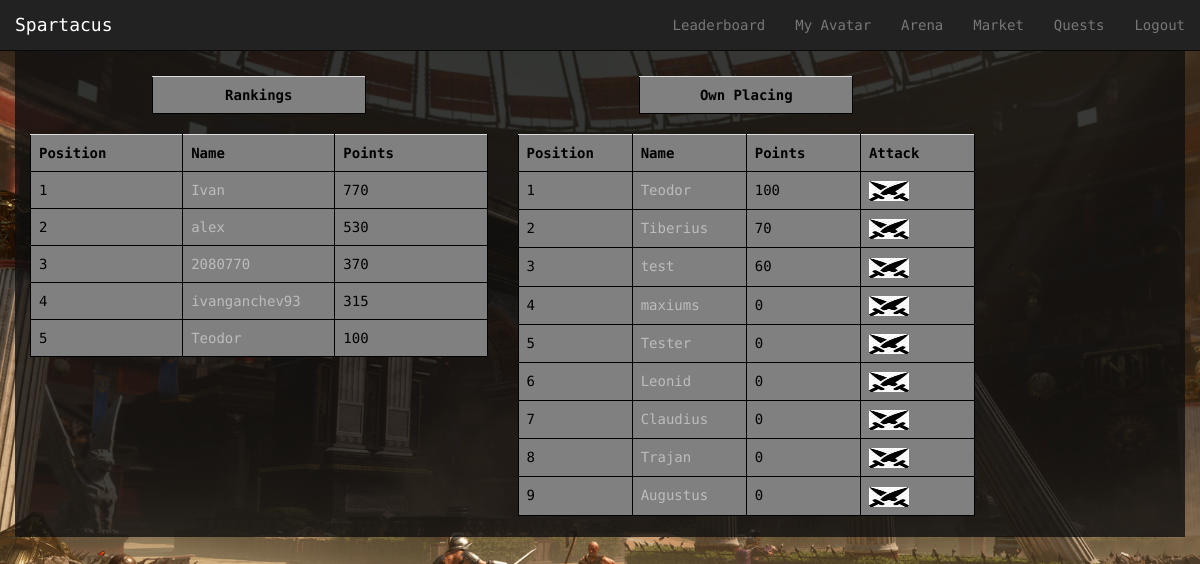
Screenshot of /Spartacus/arena/ (signed in) with the database file from the repository.
### Spartacus/models.py (models this page shows, shortened)
class Avatar(models.Model):
    user = models.OneToOneField(User)
    picture = models.ImageField(upload_to='profile_images', blank=True)
    cash = models.IntegerField(default = 1000)
    attack = models.IntegerField(default= 10)
    deffence = models.IntegerField(default= 10)
    strength = models.IntegerField(default= 10)
    agility = models.IntegerField(default= 10)
    intelligence = models.IntegerField(default = 10)
    victories = models.IntegerField(default = 0)
    points = models.IntegerField(default = 0) # for ranking...every time a gladiator fights get some amount of points

### Spartacus/views.py (the view, shortened to what this page needs)
@login_required
def arena(request):
    context_dict = {}
    try:
        avatars = Avatar.objects.order_by('-points')[:5]
        context_dict['avatars'] = avatars
    except:
        print "Query fail leaderboard"
    timePassed = True
    fightStartedAt = request.session.get("fightStartedAt")
    if timePassed:
        user = request.user
        try:
            opponents = Avatar.objects.exclude(user = user).order_by('-points')
            you = Avatar.objects.get(user = user)
            relevant_opponents = []
            for opponent in opponents:
                point_difference = int(opponent.points) - int(you.points)
                if point_difference < 200 and point_difference > - 200:
                    relevant_opponents += [opponent]
            context_dict['opponents'] = relevant_opponents
        except:
            print "Query fail Arena"
    context_dict['time_passed']=timePassed
    return render(request, 'Spartacus/arena.html', context_dict)

### templates/Spartacus/arena.html (shortened to what this page needs)
{% extends 'Spartacus/base.html' %}
{% load staticfiles %}
{% block body_block %}
<div class="container">
{% if time_passed %}
	<div class="row" id="split">
	</div>
	<div class="row">
		<div class="col-xs-5">
			<div class="row">
				<div class="col-xs-6 col-xs-offset-3">
					<table class="table">
						<th style="text-align: center">Rankings</th>
					</table>
				</div>
			</div>
			<table class="table">
				<th>Position</th>
				<th>Name</th>
				<th>Points</th>
				{% for avatar in avatars %}
					<tr id="rank">
					<td></td>
					<td><a href="{% url 'avatar_view' avatar.user.username %}">{{ avatar.user.username}} </a></td>
					<td>{{avatar.points}}</td>
					</tr>
				{% endfor %}
			</table>
            <div class="col-xs-12">
            </div>
		</div>
        <div class="col-xs-5">
			<div class="row">
				<div class="col-xs-6 col-xs-offset-3">
					<table class="table">
						<th style="text-align: center">Own Placing</th>
					</table>
				</div>
			</div>
			<table class="table">
				<th>Position</th>
				<th>Name</th>
				<th>Points</th>
                <th>Attack</th>
				{% for opponent in opponents %}
					<tr id="rank">
					<td></td>
					<td><a href="{% url 'avatar_view' opponent.user.username %}">{{ opponent.user.username}} </a></td>
					<td>{{opponent.points}}</td>
                    <td><a href="{% url 'battle' opponent.user.username %}">
                        <img src = "{% static 'images/attack.jpg' %}" width = "40" height = "20">
                    </a></td>
					</tr>
				{% endfor %}
			</table>
            <div class="col-xs-12">
            </div>
		</div>
	</div>
{% else %}
        <div align="center"><h2>Please wait for {{ time_left }} seconds.</h2></div>
{% endif %}
</div>
{% endblock %}

### static/css/styles.css (style rules this page uses)
html,body { height: 100%; font-family: 'Droid Sans Mono', sans-serif; }
body { padding-top: 51px; background: #1E1E1E; color: #f9f9f9; }
a { color:#bcbcbc; }

### static/css/mystyles.css (style rules this page uses)
table { table-layout: fixed; }
table,th, td, tr { background-color: grey; color: black; border: 1px solid black; white-space: nowrap; overflow: hidden; text-overflow: ellipsis; }
div#split { height: 25px; }
div.container { background: rgba(15,15,15, 0.8)!important; }

### templates/Spartacus/arena.html (style rules this page uses)
table { counter-reset: rowNumber; }
#rank { counter-increment: rowNumber; }
table tr td:first-child::before { content: counter(rowNumber); min-width: 1em; margin-right: 0.5em; }

### rows the page displays
Avatar: user.username "Ivan", points "770"
Avatar: user.username "alex", points "530"
Avatar: user.username "2080770", points "370"
Avatar: user.username "ivanganchev93", points "315"
Avatar: user.username "Teodor", points "100"
Avatar: user.username "Tiberius", points "70"
Avatar: user.username "test", points "60"
Avatar: user.username "maxiums", points "0"
Avatar: user.username "Tester", points "0"
Avatar: user.username "Leonid", points "0"
Avatar: user.username "Claudius", points "0"
Avatar: user.username "Trajan", points "0"
Avatar: user.username "Augustus", points "0"
